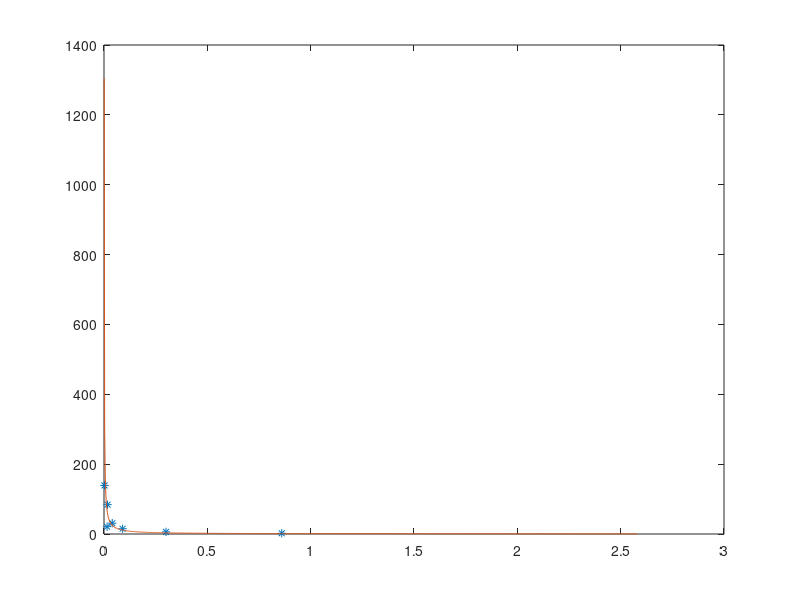

This chart was generated by the following MATLAB code: (Note: this script raises an error after producing the figure.)
% SUMMARY OF BB g2 amplitude and scattering halo mode occupancy

n_exp=[0.017,0.015,0.04,0.86,0.09,2.3e-3,0.3];
g2_exp=[85,22,32,3.1,16,140,7];

r=3;
n=linspace(min(n_exp)/r,r*max(n_exp),1000);       % logs
% n=linspace(0,1.1*max(n_exp),1000);       % linear
g2_theory=1+1./n;

% Plot
% plot mode occupancy vs g2(0) - 1
figure();
plot(n_exp,g2_exp-1,'*');
hold on;
plot(n,g2_theory-1);

ax=gca;

% ax.XScale='lin';
% ax.YScale='lin';
ax.XScale='log';
ax.YScale='log';

axis tight;
grid on;
xlabel('$n$');
ylabel('$g^{(2)}(0)-1$');
axis tight;
